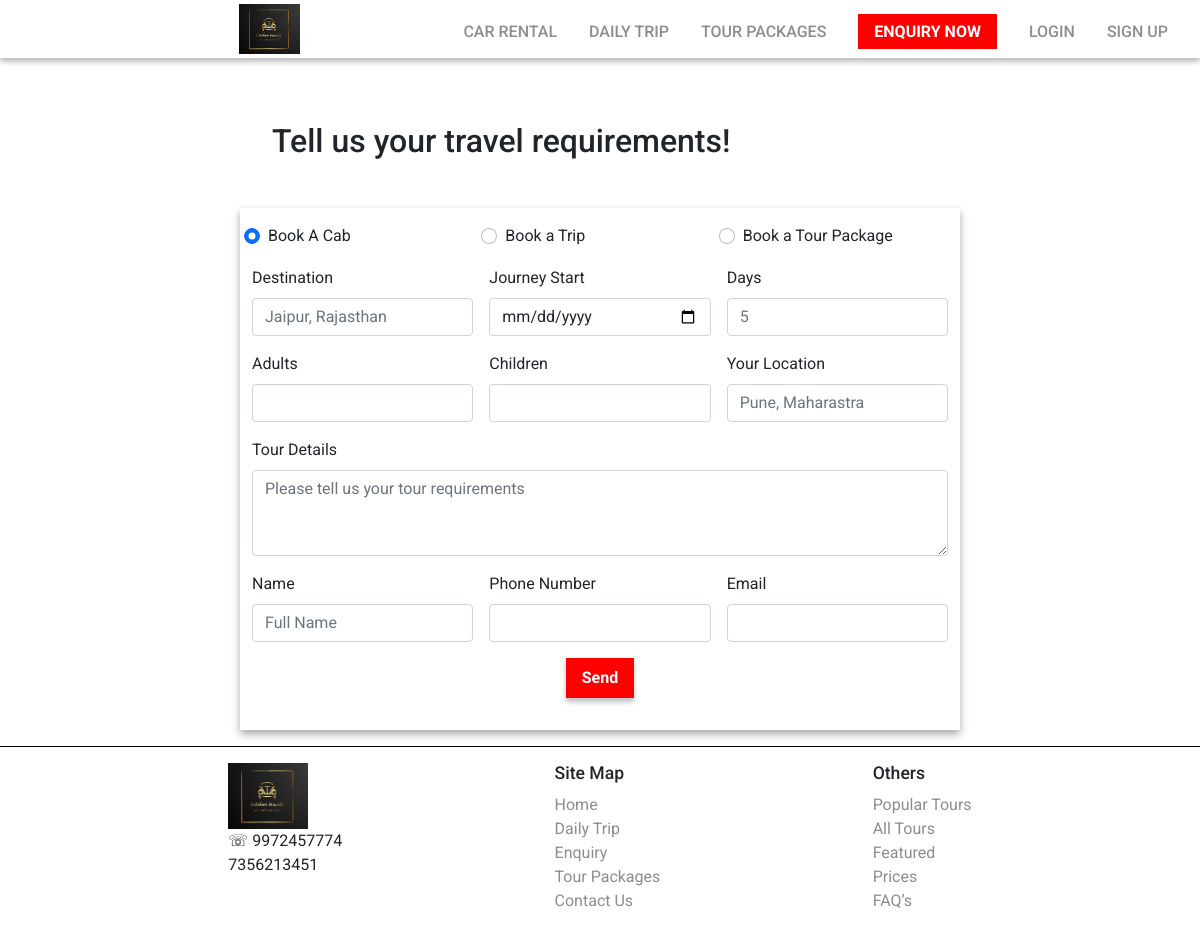
The app's page /enquiry/, older data.
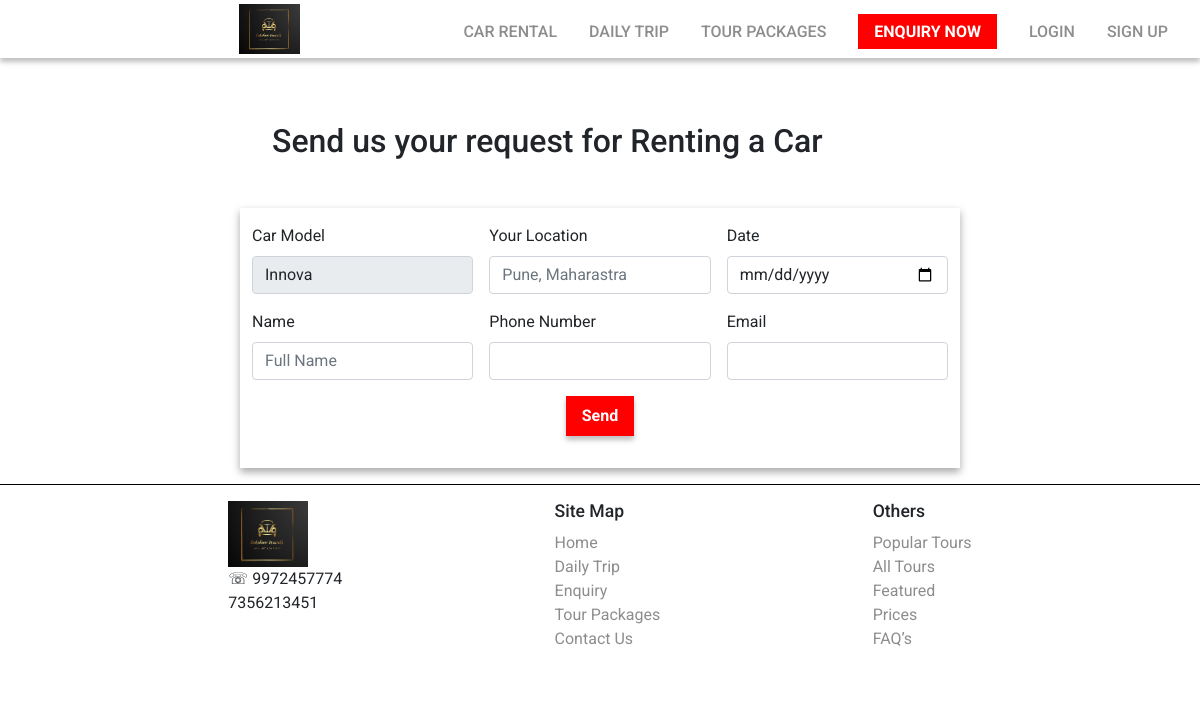
The same page, newer data.
### lakshmi_travels/models.py (models this page shows)
class RentalCars(models.Model):
    car_id = models.IntegerField(default='0', unique=True)
    model_name = models.CharField(default='car', max_length=200)
    car_image = models.ImageField(default="default_car.jpg", upload_to='rental_car_images')
    r_number = models.CharField(default='abc', max_length = 100)
    seating_capacity = models.CharField(default='4', max_length = 10)
    rate_per_day = models.CharField(default='2000', max_length = 10)
    km_allowed_per_day = models.CharField(default='10', max_length = 10)
    extra_km_per_day = models.CharField(default='15', max_length = 10)
    availabilty_status = models.BooleanField(default=True)
    def __str__(self):
        return f'{self.model_name}'

### lakshmi_travels/views.py (the view)
# urls.py: path('enquiry/', views.EnquiryPageview, name='enquiry_page'),
def EnquiryPageview(request):
    booking_type = request.GET.get('booking_type')
    print(booking_type)
    car_request_id = '1'
    selected_car = RentalCars.objects.all().filter(car_id = car_request_id).first()
    if selected_car!= None:
        booking_type = 'rental_car'
    context = {
        'booking_type': booking_type,
        'selected_car': selected_car,
    }
    return render(request, 'lakshmi_travels/enquiry_page.html', context)

### lakshmi_travels/templates/lakshmi_travels/enquiry_page.html (shortened to what this page needs)
{% load static %}
<!DOCTYPE html>
<html lang="en">
<head>
    <link href="https://cdn.jsdelivr.net/npm/bootstrap@5.1.0/dist/css/bootstrap.min.css" rel="stylesheet"
>
    <link rel="stylesheet" href="{% static 'css/index.css' %}" type="text/css" media="screen">
    <link rel="stylesheet" href="{% static 'css/enquiry_page.css' %}" type="text/css" media="screen">
    <link rel="stylesheet" href="https://cdnjs.cloudflare.com/ajax/libs/font-awesome/4.7.0/css/font-awesome.min.css">
</head>
<body>
    <header>
        <div class="home_image">
            <a href="{% url 'lakshmi_travels:home_view' %}"><img src="{% static 'images/home_page/main_logo.jpeg' %}"
                    alt="Lakshmi Travels Logo"></a>
        </div>
        <nav>
            <ul>
                <li> <a href="{% url 'lakshmi_travels:home_view' %}#main-business-section">Car Rental</a> </li>
                <li> <a href="{% url 'lakshmi_travels:daily_trip' %}">Daily Trip</a> </li>
                <li> <a href="{% url 'lakshmi_travels:tour_packages' %}">Tour Packages</a> </li>
                <li> <a class="nav-cta" href="{% url 'lakshmi_travels:enquiry_page' %}">Enquiry Now</a> </li>
                {% if user.is_authenticated %}
                <li>
                    <div class="dropdown">
                        <span>{{user.username|truncatechars:9 }}</span>
                        <div class="dropdown-content">
                            <ul>
                                <li><a href="">Dashboard</a></li>
                                <li>
                                    <a href="{% url 'lakshmi_travels:logout_url' %}">Logout</a>
                                </li>
                            </ul>
                        </div>
                    </div>
                </li>
                {% else %}
                <li>
                    <a href="{% url 'lakshmi_travels:login_page' %}">Login</a>
                </li>
                <li>
                    <a href="{% url 'lakshmi_travels:register_page' %}">Sign Up</a>
                </li>
                {% endif %}
            </ul>
        </nav>
    </header>
    <section>
        <div class="enquiry-form">
            {% if booking_type == 'rental_car' %}
            <h1>Send us your request for Renting a Car</h1>
            {% else %}
            <h1>Tell us your travel requirements!</h1>
            {% endif %}
            <div class=" container">
                <form class="row g-3">
                    {% if booking_type == 'rental_car' %}
                    <div class="col-md-4">
                        <label for="inputdestination" class="form-label">Car Model</label>
                        <input type="text" class="form-control" id="inputdestination" value="{{ selected_car }}" placeholder="Innova" readonly>
                    </div>
                    <div class="col-md-4">
                        <label for="inputAddress" class="form-label">Your Location</label>
                        <input type="text" class="form-control" id="inputAddress" placeholder="Pune, Maharastra" required>
                    </div>
                    <div class="col-md-4">
                        <label for="inputstartdate" class="form-label">Date</label>
                        <input type="date" class="form-control" id="inputstartdate" required>
                    </div>
                    {% else %}
                    <div class="form-check col-md-4">
                        <input class="form-check-input" type="radio" name="exampleRadios" id="flexCheckcabbooking"
                            value="option1" checked>
                        <label class="form-check-label" for="flexCheckcabbooking">
                            Book A Cab
                        </label>
                    </div>
                    <div class="form-check col-md-4">
                        <input class="form-check-input" type="radio" name="exampleRadios" id="flexChecktripbooking"
                            value="option1" required>
                        <label class="form-check-label" for="flexChecktripbooking">
                            Book a Trip
                        </label>
                    </div>
                    <div class="form-check col-md-4">
                        <input class="form-check-input" type="radio" name="exampleRadios" id="flexChecktripbooking"
                            value="option1" required>
                        <label class="form-check-label" for="flexChecktourbooking">
                            Book a Tour Package
                        </label>
                    </div>
                    <div class="col-md-4">
                        <label for="inputdestination" class="form-label">Destination</label>
                        <input type="text" class="form-control" id="inputdestination" placeholder="Jaipur, Rajasthan" required>
                    </div>
                    <div class="col-md-4">
                        <label for="inputstartdate" class="form-label">Journey Start</label>
                        <input type="date" class="form-control" id="inputstartdate" required>
                    </div>
                    <div class="col-md-4">
                        <label for="inputdays" class="form-label">Days</label>
                        <input type="number" class="form-control" id="inputdays" placeholder="5" required>
                    </div>
                    <div class="col-md-4">
                        <label for="inputadults" class="form-label">Adults</label>
                        <input type="number" class="form-control" id="inputadults" placeholder="" required>
                    </div>
                    <div class="col-md-4">
                        <label for="inputchildren" class="form-label">Children</label>
                        <input type="number" class="form-control" id="inputchildren" placeholder="" required>
                    </div>
                    <div class="col-md-4">
                        <label for="inputAddress" class="form-label">Your Location</label>
                        <input type="text" class="form-control" id="inputAddress" placeholder="Pune, Maharastra" required>
                    </div>
                    <div class="col-12">
                        <label for="exampleFormControlTextarea1" class="form-label">Tour Details</label>
                        <textarea class="form-control" id="exampleFormControlTextarea1" rows="3"
                            placeholder="Please tell us your tour requirements"></textarea required>
                    </div>
                    {% endif %}
                    {% if user.is_authenticated %}
                    <div class="col-md-4">
                        <label for="inputname" class="form-label">Name</label>
                        <input type="text" class="form-control" id="inputname" value="{{user.username}}" placeholder="Full Name" readonly>
                    </div>
                    <div class="col-md-4">
                        <label for="inputphone" class="form-label">Phone Number</label>
                        <input type="number" class="form-control" id="inputphone" required>
                    </div>
                    <div class="col-md-4">
                        <label for="inputEmail4" class="form-label">Email</label>
                        <input type="email" class="form-control" value="{{user.email}}" id="inputEmail4" readonly>
                    </div>
                    {% else %}
                    <div class="col-md-4">
                        <label for="inputname" class="form-label">Name</label>
                        <input type="text" class="form-control" id="inputname" value="{{user.username}}" placeholder="Full Name" required>
                    </div>
                    <div class="col-md-4">
                        <label for="inputphone" class="form-label">Phone Number</label>
                        <input type="number" class="form-control" id="inputphone" required>
                    </div>
                    <div class="col-md-4">
                        <label for="inputEmail4" class="form-label">Email</label>
                        <input type="email" class="form-control" value="{{user.email}}" id="inputEmail4" required>
                    </div>
                    {% endif %}
                    <div class="col-12">
                        <button type="submit" class="">Send</button>
                    </div>
                </form>
            </div>
        </div>
    </section>
    <footer>
        <div class="">
            <img class="logo-img" src="{% static 'images/home_page/main_logo.jpeg' %}" alt="">
            <p> &#9743; 9972457774 <br> 7356213451</p>
        </div>
        <div>
            <h3>Site Map</h3>
            <ul>
                <li><a href="{% url 'lakshmi_travels:home_view' %}"> Home</a></li>
                <li> <a href="{% url 'lakshmi_travels:daily_trip' %}">Daily Trip</a> </li>
                <li><a href="{% url 'lakshmi_travels:enquiry_page' %}">Enquiry</a> </li>
                <li><a href="{% url 'lakshmi_travels:tour_packages' %}">Tour Packages</a> </li>
                <li><a href="">Contact Us</a></li>
            </ul>
        </div>
        <div>
            <h3>Others</h3>
            <ul>
                <li><a href="">Popular Tours</a> </li>
                <li><a href="">All Tours</a> </li>
                <li><a href="">Featured</a> </li>
                <li><a href="">Prices</a></li>
                <li><a href="">FAQ’s</a> </li>
            </ul>
        </div>
    </footer>
</body>
</html>

### lakshmi_travels/static/css/index.css (style rules this page uses)
*, *::before, *::after { box-sizing: border-box; }
:root { --clr-white: white; --clr-light: #8d8d8d; --clr-medium: #4d4c4c; --clr-dark: black; --clr-cta: #ff0000; --ft-content: "Roboto", sans-serif; }
body { margin: 0; padding: 0; font-family: "Roboto", sans-serif; }
header { background-color: white; text-align: right; position: sticky; top: 0; z-index: 999; width: 100%; padding-top: 0.25em; padding-bottom: 0.25em; background-image: linear-gradient( 180deg, rgba(255, 255, 255, 0) 0%, rgba(249, 218, 218, 0) 100% ); transition: background-image 0.2s ease-in-out; margin: 0; box-shadow: 0px 4px 5px rgba(0, 0, 0, 0.25); }
header img { height: 50px; position: relative; width: auto; right: 0; }
nav { text-align: center; position: absolute; background-color: white; width: 100%; top: 100%; left: 0; transform: scale(1, 0); transform-origin: top; transition: transform 250ms ease-in-out; }
nav ul { margin: 0; padding: 0; list-style: none; }
nav li { margin-left: 1em; margin-bottom: 1em; margin-top: 1em; }
nav li a { text-decoration: none; color: var(--clr-light); font-size: 1.1em; font-weight: 700; font-family: "Roboto", sans-serif; text-transform: uppercase; }
nav .nav-cta { background-color: var(--clr-cta); color: white; padding: 0.5em 1em; font-weight: 700; }
img { width: 100%; }
@media screen and (min-width: 40em) { header { display: grid; grid-template-columns: 1fr auto minmax(600px, 3fr); } }
@media screen and (min-width: 40em) { header nav { text-align: right; all: unset; grid-column: 3/4; grid-row: 1; display: flex; justify-content: flex-end; padding-right: 2em; } }
@media screen and (min-width: 40em) { header ul { display: flex; } }
@media screen and (min-width: 40em) { header li { margin-left: 2em; margin-bottom: 0; } }
@media screen and (min-width: 40em) { header li a { font-weight: 500; font-size: 1rem; position: relative; transform: scale(1); transition: transform 200ms ease-in; } }
@media screen and (min-width: 40em) { header li a::before { content: ""; display: block; height: 2px; background-color: var(--clr-medium); position: absolute; bottom: -0.6em; left: 0; right: 0; transform: scale(0, 1); transform-origin: center; transition: transform 200ms ease-in; } }
footer { background-color: white; padding: 1em; display: flex; border-top: 1px solid black; justify-content: space-evenly; }
footer .logo-img { width: 80px; }
footer h3 { font-size: 1.1rem; }
footer ul { list-style: none; padding: 0; }
footer li { margin: 0; }
footer a { text-decoration: none; font-family: "Roboto", sans-serif; color: var(--clr-light); }

### lakshmi_travels/static/css/enquiry_page.css (style rules this page uses)
.enquiry-form { margin: 4em 1em; }
.enquiry-form h1 { font-size: 2rem; margin: 2em 0; padding-left: 1em }
.enquiry-form .container { box-shadow: 0 4px 8px rgba(0, 0, 0, .35); }
.enquiry-form .container button { display: block; margin:0 auto; background-color: var(--clr-cta); color: white; padding: .5em 1em; font-size: 1rem; font-weight: 700; box-shadow:0 4px 5px rgba(0, 0, 0, .25); transition: 150ms ease-in; border: none; margin-bottom: 2em; }
@media screen and (min-width:60em) { .enquiry-form { width: 60%; margin: 1em auto; } }
@media screen and (min-width:60em) { .enquiry-form h1 { font-size: 2rem; margin: 2em 0; } }

Row changes from the older to the newer data that the page shows:
added RentalCars: model_name "Innova"
Text that changed along with them:
form field exampleRadios: "☑ Book A Cab" → (not shown)
form field exampleRadios: "☐ Book a Trip" → (not shown)
form field exampleRadios: "☐" → (not shown)
text no longer shown: "Tell us your travel requirements! Book A Cab Book a Trip Book a Tour Package Destination Journey Start Days Adults Children Tour Details"
text now shown: "Send us your request for Renting a Car Car Model Date"
